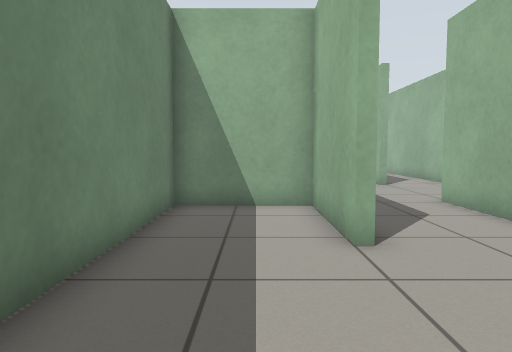
View 1 (above)

17 first-person views from a walk through a robot-simulator world made for Gazebo. The camera is 0.72 m above the floor, tilts 4° down and sees 70° across. The floor is counted in squares, 0.5 m on a side. Each view is taken from the middle of a square. On the plan, view 1 faces up. The plan holds only what a view shows up to about 16 squares ahead; the rest is blank.

View 2
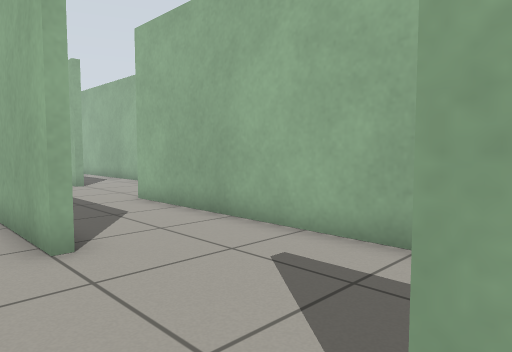

View 3
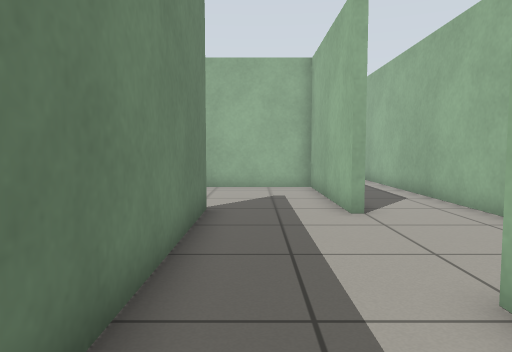

View 4
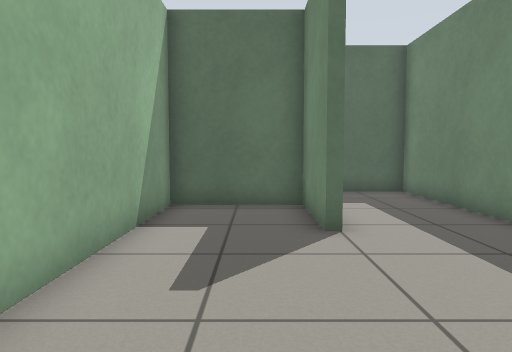

View 5
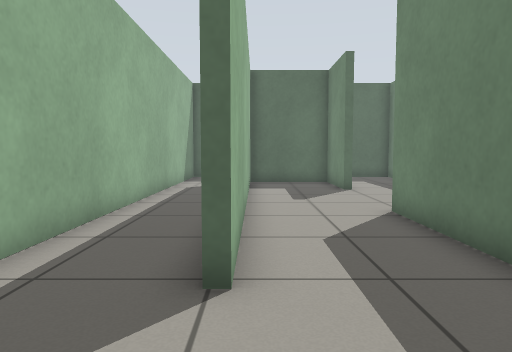

View 6
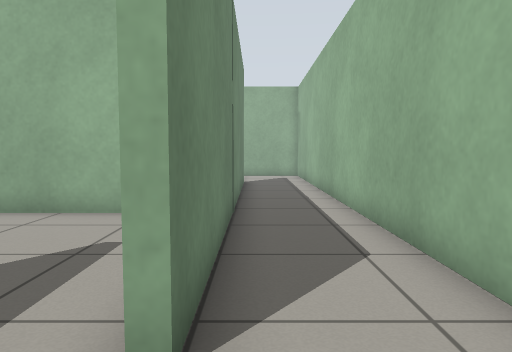

View 7
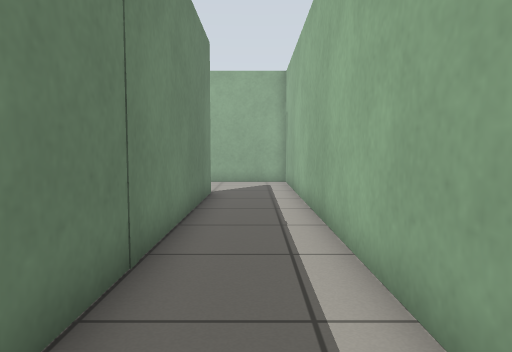

View 8
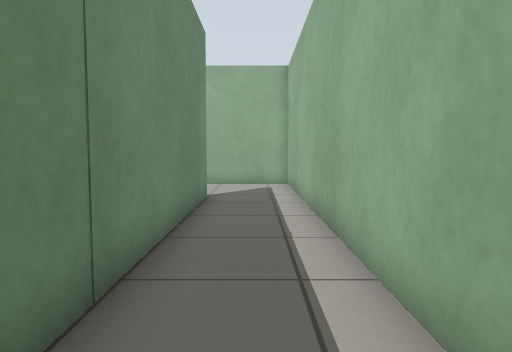

View 9
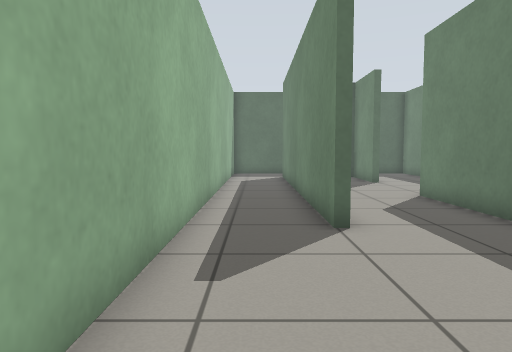

View 10
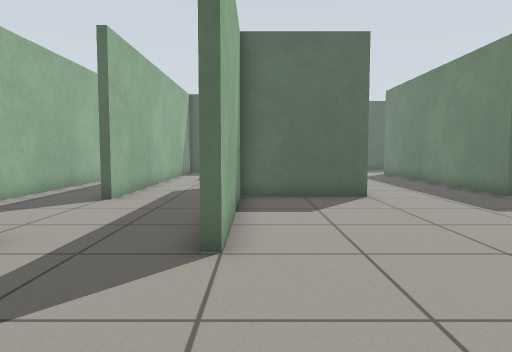

View 11
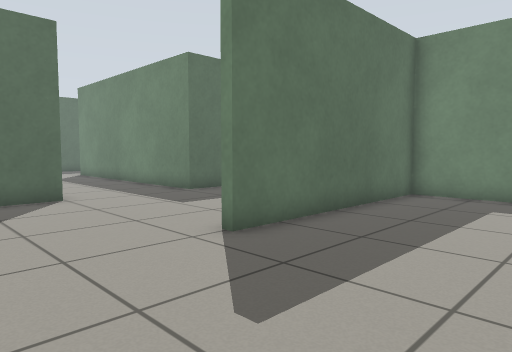

View 12
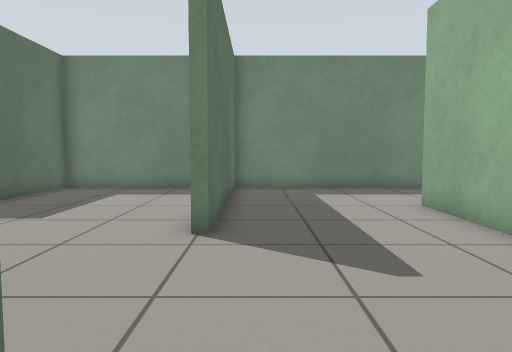

View 13
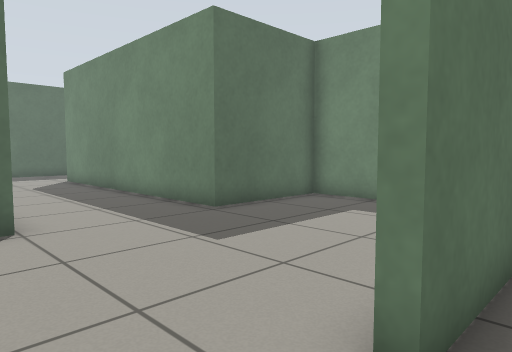

View 14
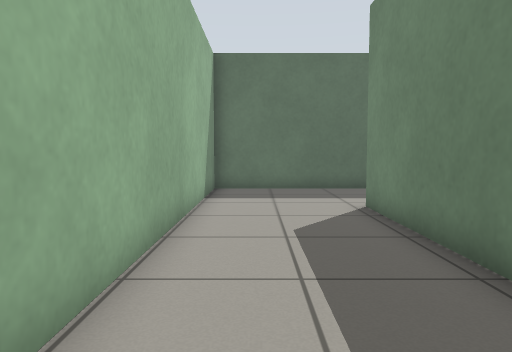

View 15
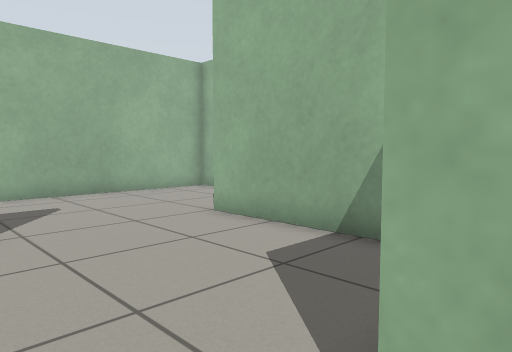

View 16
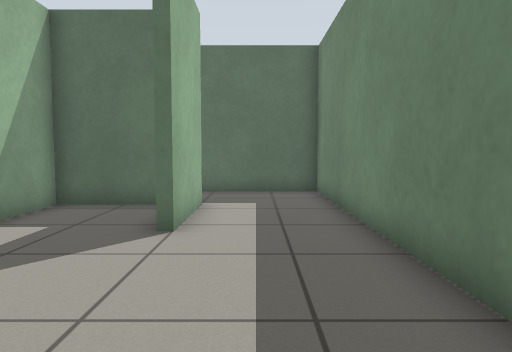

View 17
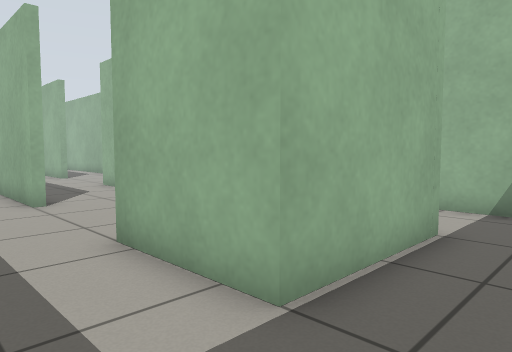

### Floor plan
Points are (right, up) in squares from view 1. A wall is a line through its corners. A room is listed if a view was taken in it or the views show most of it. See-through windows are left out.
Room 1 (views 1, 2, 3, 4, 5, 6, 7, 8, 9, 16, 17)
walls: (1.8, 15.9) (1.8, 5.4) (1.5, 5.4) (1.5, 9.5) (-2.4, 9.5); (-2.1, 9.5) (-2.1, -5.7) (2, -5.7); (5.6, -2.8) (1.5, -2.8) (1.5, 0.6) (1.8, 0.6) (1.8, -2.5) (5.3, -2.5) (5.3, 10.3) (5.5, 10.3) (5.5, 0.9); (8.4, -3.4) (8.4, 33.7) (4.9, 33.7); (5.5, 29.5) (5.5, 15.1)
ways out: opening at (3.5, 15) to room 2; opening at (5, 31.5)
Room 2 (views 10, 11, 12, 13, 14, 15)
walls: (-2.4, 9.8) (1.5, 9.8) (1.5, 15.9) (1.8, 15.9); (-11, 14.5) (-11, 9.8) (-6.8, 9.8) (-6.8, -1.4); (5.3, 15.1) (5.3, 21.3) (-6.6, 21.3); (-11, 21.6) (-11, 16.2) (-3.1, 16.2); (-8.3, -5.7) (-2.4, -5.7) (-2.4, 5.9)
low walls: (-2.4, 9.5) (-2.4, 9.8)
ways out: opening at (3.5, 15) to room 1; opening at (-8.5, 22); opening at (-7, -3.5)

Where each view was taken, in squares from view 1:
view 1: 0 up, 0 right, facing up
view 2: 0 up, 0 right, facing up-right
view 3: 7 up, 3 right, facing up
view 4: 7 up, 3 right, facing down
view 5: 14 up, 5 right, facing down
view 6: 13 up, 6 right, facing up
view 7: 17 up, 7 right, facing up
view 8: 18 up, 7 right, facing up
view 9: 17 up, 7 right, facing down
view 10: 21 up, 1 right, facing down
view 11: 21 up, 1 right, facing down-left
view 12: 17 up, 3 right, facing left
view 13: 17 up, 1 left, facing down-left
view 14: 8 up, 4 left, facing down
view 15: 9 up, 4 left, facing up-right
view 16: 7 up, 0 right, facing down
view 17: 5 down, 1 left, facing up-right
